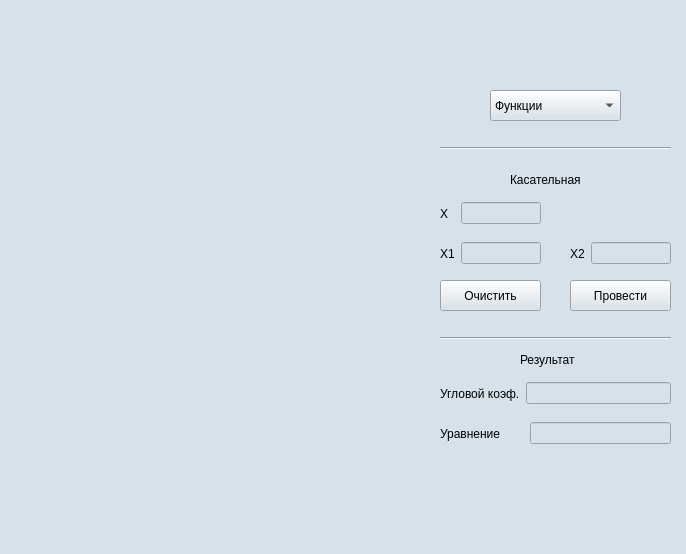
<?xml version="1.0" encoding="UTF-8"?>
<ui version="4.0">
 <class>MainWindow</class>
 <widget class="QMainWindow" name="MainWindow">
  <property name="geometry">
   <rect>
    <x>0</x>
    <y>0</y>
    <width>686</width>
    <height>554</height>
   </rect>
  </property>
  <property name="windowTitle">
   <string>MainWindow</string>
  </property>
  <property name="styleSheet">
   <string notr="true">background: #D7E1E9;</string>
  </property>
  <widget class="QWidget" name="centralwidget">
   <widget class="QCustomPlot" name="widget" native="true">
    <property name="geometry">
     <rect>
      <x>20</x>
      <y>90</y>
      <width>401</width>
      <height>361</height>
     </rect>
    </property>
    <property name="sizePolicy">
     <sizepolicy hsizetype="Preferred" vsizetype="Ignored">
      <horstretch>0</horstretch>
      <verstretch>0</verstretch>
     </sizepolicy>
    </property>
   </widget>
   <widget class="QComboBox" name="comboBox">
    <property name="geometry">
     <rect>
      <x>490</x>
      <y>90</y>
      <width>131</width>
      <height>31</height>
     </rect>
    </property>
    <item>
     <property name="text">
      <string>Функции</string>
     </property>
    </item>
    <item>
     <property name="text">
      <string>Парабола</string>
     </property>
    </item>
    <item>
     <property name="text">
      <string>Синусоида</string>
     </property>
    </item>
    <item>
     <property name="text">
      <string>Косинусоида</string>
     </property>
    </item>
    <item>
     <property name="text">
      <string>Гипербола</string>
     </property>
    </item>
    <item>
     <property name="text">
      <string>X^3</string>
     </property>
    </item>
   </widget>
   <widget class="QWidget" name="layoutWidget">
    <property name="geometry">
     <rect>
      <x>440</x>
      <y>240</y>
      <width>101</width>
      <height>27</height>
     </rect>
    </property>
    <layout class="QHBoxLayout" name="horizontalLayout_2">
     <item>
      <widget class="QLabel" name="label_2">
       <property name="text">
        <string>X1</string>
       </property>
      </widget>
     </item>
     <item>
      <widget class="QLineEdit" name="lineEdit_2"/>
     </item>
    </layout>
   </widget>
   <widget class="QWidget" name="layoutWidget_3">
    <property name="geometry">
     <rect>
      <x>570</x>
      <y>240</y>
      <width>101</width>
      <height>27</height>
     </rect>
    </property>
    <layout class="QHBoxLayout" name="horizontalLayout_4">
     <item>
      <widget class="QLabel" name="label_4">
       <property name="text">
        <string>X2</string>
       </property>
      </widget>
     </item>
     <item>
      <widget class="QLineEdit" name="lineEdit_4"/>
     </item>
    </layout>
   </widget>
   <widget class="QPushButton" name="pushButton">
    <property name="geometry">
     <rect>
      <x>570</x>
      <y>280</y>
      <width>101</width>
      <height>31</height>
     </rect>
    </property>
    <property name="text">
     <string>Провести</string>
    </property>
   </widget>
   <widget class="QWidget" name="layoutWidget">
    <property name="geometry">
     <rect>
      <x>440</x>
      <y>200</y>
      <width>101</width>
      <height>27</height>
     </rect>
    </property>
    <layout class="QHBoxLayout" name="horizontalLayout">
     <item>
      <widget class="QLabel" name="label">
       <property name="text">
        <string>X  </string>
       </property>
      </widget>
     </item>
     <item>
      <widget class="QLineEdit" name="lineEdit"/>
     </item>
    </layout>
   </widget>
   <widget class="QPushButton" name="pushButton_2">
    <property name="geometry">
     <rect>
      <x>440</x>
      <y>280</y>
      <width>101</width>
      <height>31</height>
     </rect>
    </property>
    <property name="text">
     <string>Очистить</string>
    </property>
   </widget>
   <widget class="Line" name="line">
    <property name="geometry">
     <rect>
      <x>440</x>
      <y>140</y>
      <width>231</width>
      <height>16</height>
     </rect>
    </property>
    <property name="orientation">
     <enum>Qt::Horizontal</enum>
    </property>
   </widget>
   <widget class="Line" name="line_2">
    <property name="geometry">
     <rect>
      <x>440</x>
      <y>330</y>
      <width>231</width>
      <height>16</height>
     </rect>
    </property>
    <property name="orientation">
     <enum>Qt::Horizontal</enum>
    </property>
   </widget>
   <widget class="QWidget" name="layoutWidget">
    <property name="geometry">
     <rect>
      <x>440</x>
      <y>420</y>
      <width>231</width>
      <height>27</height>
     </rect>
    </property>
    <layout class="QHBoxLayout" name="horizontalLayout_3">
     <item>
      <widget class="QLabel" name="label_5">
       <property name="text">
        <string>Уравнение       </string>
       </property>
      </widget>
     </item>
     <item>
      <widget class="QLineEdit" name="lineEdit_5"/>
     </item>
    </layout>
   </widget>
   <widget class="QWidget" name="layoutWidget">
    <property name="geometry">
     <rect>
      <x>440</x>
      <y>380</y>
      <width>231</width>
      <height>27</height>
     </rect>
    </property>
    <layout class="QHBoxLayout" name="horizontalLayout_5">
     <item>
      <widget class="QLabel" name="label_6">
       <property name="text">
        <string>Угловой коэф.</string>
       </property>
      </widget>
     </item>
     <item>
      <widget class="QLineEdit" name="lineEdit_3"/>
     </item>
    </layout>
   </widget>
   <widget class="QLabel" name="label_3">
    <property name="geometry">
     <rect>
      <x>510</x>
      <y>170</y>
      <width>101</width>
      <height>20</height>
     </rect>
    </property>
    <property name="text">
     <string>Касательная</string>
    </property>
   </widget>
   <widget class="QLabel" name="label_7">
    <property name="geometry">
     <rect>
      <x>520</x>
      <y>350</y>
      <width>71</width>
      <height>20</height>
     </rect>
    </property>
    <property name="text">
     <string>Результат</string>
    </property>
   </widget>
  </widget>
  <widget class="QMenuBar" name="menubar">
   <property name="geometry">
    <rect>
     <x>0</x>
     <y>0</y>
     <width>686</width>
     <height>22</height>
    </rect>
   </property>
  </widget>
  <widget class="QStatusBar" name="statusbar"/>
 </widget>
 <customwidgets>
  <customwidget>
   <class>QCustomPlot</class>
   <extends>QWidget</extends>
   <header>qcustomplot.h</header>
   <container>1</container>
  </customwidget>
 </customwidgets>
 <resources/>
 <connections/>
</ui>
